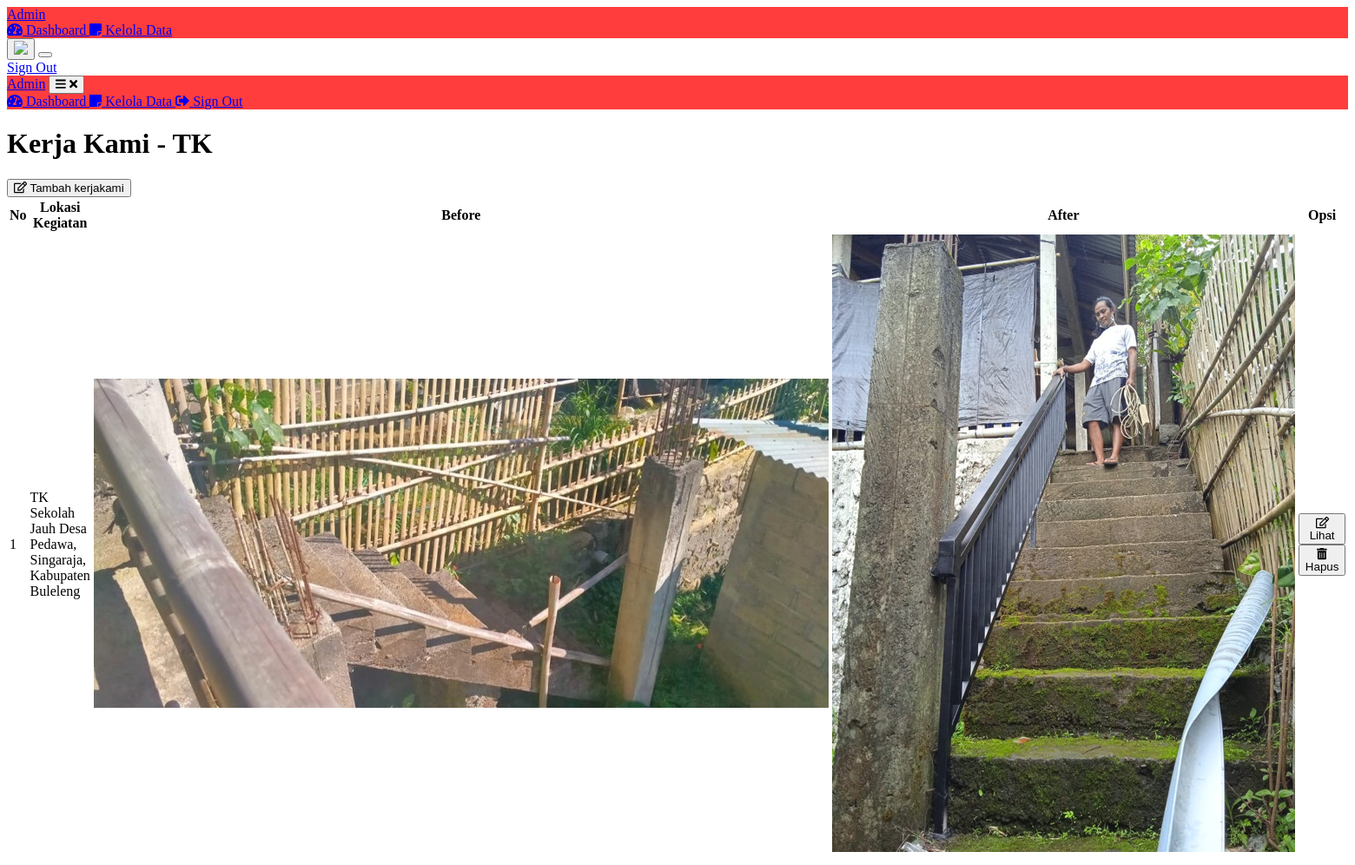
/admin/kerjakami-tk.php (signed in), run on the app's committed database.
### tables this page shows
CREATE TABLE `kerjakami` (
  `id` int(11) NOT NULL,
  `kategori` varchar(10) NOT NULL,
  `lokasi_kegiatan` varchar(255) NOT NULL,
  `sub_kegiatan1` varchar(255) NOT NULL,
  `nama_foto1` varchar(255) NOT NULL,
  `nama_foto2` varchar(255) NOT NULL,
  `sub_kegiatan2` varchar(255) DEFAULT NULL,
  `nama_foto3` varchar(255) DEFAULT NULL,
  `nama_foto4` varchar(255) DEFAULT NULL,
  `sub_kegiatan3` varchar(255) DEFAULT NULL,
  `nama_foto5` varchar(255) DEFAULT NULL,
  `nama_foto6` varchar(255) DEFAULT NULL
);

### admin/koneksi.php (called while the page is built, shortened)
<?php
$server = "localhost";
$user = "root";
$pass = "";
$database = "yayasan";
$conn = mysqli_connect($server, $user, $pass, $database);
function query($query){
    global $conn;
    $result = mysqli_query($conn, $query);
    $rows = [];
    while ($row = mysqli_fetch_assoc($result)){
        $rows[]= $row;
    }
    return $rows;
}
?>

### admin/kerjakami-tk.php (the view, shortened to what this page needs)
<?php
require 'koneksi.php';
$kerjakami = query("SELECT * FROM kerjakami WHERE kategori = 'tk'");
?>
<?php include '../admin/layout/header.php'; ?>
</head>
<body class="bg-gray-100 font-sans flex">
    <?php include '../admin/layout/navsidebar.php'; ?>
    <div class="w-full overflow-x-hidden border-t flex flex-col">
        <main class="w-full flex-grow p-6">
            <h1 class="text-3xl text-black pb-3 font-bold">Kerja Kami - TK</h1>
            <div class="w-full mt-4">
                <div class="">
                    <a href="kerjakami-add.php?kategoriadd=tk" class="flex flex-row bg-blue-200 text-blue-800 hover:bg-blue-400 hover:text-blue-900 rounded-lg px-6 py-3 w-max">
                        <button>
                            <i class="far fa-edit"></i>
                            Tambah kerjakami
                        </button>
                    </a>
                </div>
                <div class="bg-white mt-3 overflow-auto">
                    <table class="min-w-full bg-white">
                        <thead class="bg-red-800 text-white">
                            <tr>
                                <th class="py-3 px-4 uppercase font-semibold text-sm">No</th>
                                <th class="w-3/12 text-left py-3 px-4 uppercase font-semibold text-sm">Lokasi Kegiatan</th>
                                <th class="w-4/12 text-left py-3 px-4 uppercase font-semibold text-sm">Before</th>
                                <th class="w-3/12 py-3 px-4 uppercase font-semibold text-sm">After</th>
                                <th class="w-2/12py-3 px-4 uppercase font-semibold text-sm">Opsi</td>
                            </tr>
                        </thead>
                        <tbody class="text-gray-700">
                            <?php $i = 0; ?>
                            <?php foreach ($kerjakami as $row) : ?>
                                <?php $i++; ?>
                                <?php if ($i % 2 == 1) { ?>
                                    <tr class="bg-white">
                                    <?php } else { ?>
                                    <tr class="bg-gray-200">
                                    <?php } ?>
                                    <td class="text-left py-3 px-4"><a class="hover:text-blue-500"><?= $i; ?></a></td>
                                    <td class="w-3/12  text-left py-3 px-4"><?= $row["lokasi_kegiatan"]; ?></td>
                                    <td class="w-4/12text-left py-3 px-4">
                                        <img src="/public/<?php echo $row["kategori"];?>/<?= $row["nama_foto1"]; ?>">
                                    </td>
                                    <td class="w-4/12text-left py-3 px-4">
                                        <img src="/public/<?php echo $row["kategori"];?>/<?= $row["nama_foto2"]; ?>">
                                    </td>
                                    <td class="w-3/12 text-left">
                                        <a href="../kerjakami-detail.php?id=<?php echo $row["id"]; ?>" target="_blank" class="flex flex-row bg-green-200 text-green-800 hover:bg-green-400 hover:text-green-900 rounded-lg px-6 py-3 w-max">
                                            <button>
                                                <i class="far fa-edit"></i>
                                                Lihat
                                            </button>
                                        </a>
                                        <a href="kerjakami-delete.php?hapus_data=<?php echo $row["id"]; ?>" class="mt-3 flex flex-row bg-red-200 text-red-800 rounded-lg hover:bg-red-400 hover:text-red-900 px-6 py-3 w-max">
                                            <button>
                                                <i class="fas fa-trash-alt"></i>
                                                Hapus
                                            </button>
                                        </a>
                                    </td>
                                    </tr>
                                <?php endforeach; ?>
                        </tbody>
                    </table>
                </div>
            </div>
        </main>
    </div>
    </div>
</body>
</html>

### data on the page
kerjakami: lokasi_kegiatan "TK Sekolah Jauh Desa Pedawa, Singaraja, Kabupaten Buleleng", nama_foto1 (picture), nama_foto2 (picture)
